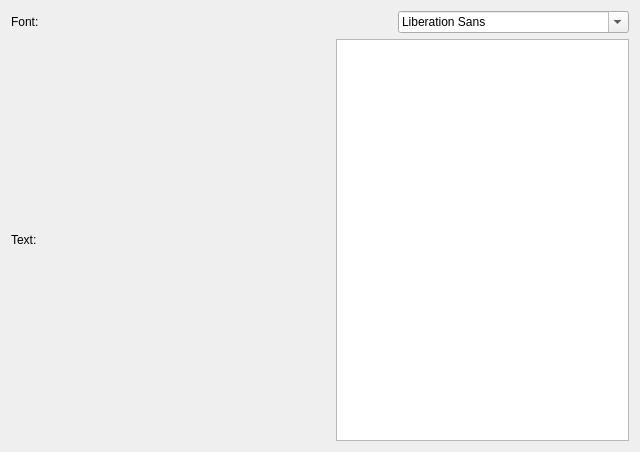
<?xml version="1.0" encoding="UTF-8"?>
<ui version="4.0">
 <class>Dialog</class>
 <widget class="QDialog" name="Dialog">
  <property name="geometry">
   <rect>
    <x>0</x>
    <y>0</y>
    <width>640</width>
    <height>452</height>
   </rect>
  </property>
  <property name="windowTitle">
   <string>Dialog</string>
  </property>
  <layout class="QVBoxLayout" name="verticalLayout">
   <item>
    <layout class="QHBoxLayout" name="horizontalLayout">
     <item>
      <widget class="QLabel" name="label">
       <property name="text">
        <string>Font:</string>
       </property>
      </widget>
     </item>
     <item>
      <spacer name="horizontalSpacer_2">
       <property name="orientation">
        <enum>Qt::Horizontal</enum>
       </property>
       <property name="sizeHint" stdset="0">
        <size>
         <width>40</width>
         <height>20</height>
        </size>
       </property>
      </spacer>
     </item>
     <item>
      <widget class="QFontComboBox" name="fontComboBox"/>
     </item>
    </layout>
   </item>
   <item>
    <layout class="QHBoxLayout" name="horizontalLayout_2">
     <item>
      <widget class="QLabel" name="label_2">
       <property name="text">
        <string>Text:</string>
       </property>
      </widget>
     </item>
     <item>
      <spacer name="horizontalSpacer">
       <property name="orientation">
        <enum>Qt::Horizontal</enum>
       </property>
       <property name="sizeHint" stdset="0">
        <size>
         <width>40</width>
         <height>20</height>
        </size>
       </property>
      </spacer>
     </item>
     <item>
      <widget class="QPlainTextEdit" name="plainTextEdit"/>
     </item>
    </layout>
   </item>
  </layout>
 </widget>
 <resources/>
 <connections/>
</ui>
